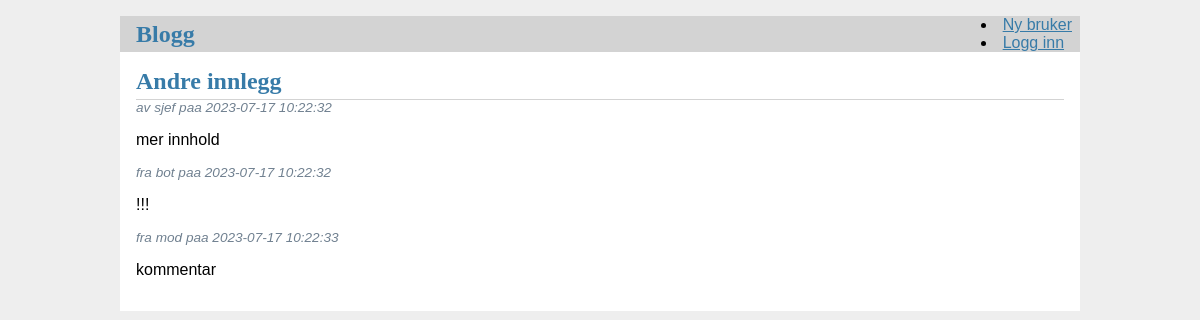
/2, run on the app's committed database.
### tables this page shows
CREATE TABLE innlegg (
	id INTEGER PRIMARY KEY AUTOINCREMENT,
	tittel VARCHAR(20) NOT NULL,
	innhold VARCHAR(512),
	dato_postet TIMESTAMP NOT NULL DEFAULT CURRENT_TIMESTAMP,
	bruker_id INT NOT NULL,
	FOREIGN KEY (bruker_id) REFERENCES brukere(id)

);

CREATE TABLE brukere (
	id INTEGER PRIMARY KEY AUTOINCREMENT,
	brukernavn VARCHAR(20) UNIQUE NOT NULL,
	passord VARCHAR(50) NOT NULL,
	er_admin BOOLEAN DEFAULT 0
);

CREATE TABLE kommentar (
	id INTEGER PRIMARY KEY AUTOINCREMENT,
	innhold VARCHAR(100) NOT NULL,
	dato_postet TIMESTAMP NOT NULL DEFAULT CURRENT_TIMESTAMP,
	innlegg_id INT NOT NULL,
	bruker_id INT NOT NULL,
	FOREIGN KEY (innlegg_id) REFERENCES innlegg(id),
	FOREIGN KEY (bruker_id) REFERENCES burkere(id)
);

### blogg/blog.py (the view)
@bp.route("/<int:id>",methods=("GET",))
def show_post(id):
	post = get_post(id)
	comments = get_comments_from_post(id)
	if not post:
		return abort(404,f"Post {id} does not exist")
	return render_template("blog/show_post.html",post=post,comments=comments)

### backend/blog.py (called while the page is built)
def get_post(id):
    post = get_db().execute(
        "SELECT i.id,tittel,innhold,dato_postet,brukernavn,bruker_id "
        "FROM innlegg i JOIN brukere b ON bruker_id = b.id WHERE i.id = ?",
        (id,)).fetchone()
    return post

def get_comments_from_post(id):
    comments = get_db().execute(
        "SELECT k.id, innhold, dato_postet, innlegg_id,bruker_id, brukernavn "
        "FROM kommentar k JOIN brukere b on bruker_id = b.id WHERE innlegg_id = ?",
        (id,)).fetchall()
    return comments

### backend/db.py (called while the page is built)
def get_db():
	database = sqlite3.connect(path+"\\instance\\database.sqlite")
	database.row_factory = sqlite3.Row
	return database

### blogg/auth.py (called while the page is built)
@bp.before_app_request
def load_logged_in_user():
	user_id = session.get("user_id")
	if user_id is None:
		g.user = None
	else:
		g.user = get_user(user_id)
		if g.user == None:
			return abort(403)

### blogg/templates/blog/show_post.html (shortened to what this page needs)
{% extends "base.html" %}
{% block header %}
	<h1>{% block title %}{{post["tittel"]}}{% endblock %}</h1>
{% endblock %}
{% block content %}
	<article class="post">
		<header>
			<div>
				<div class="about">av {{post["brukernavn"]}} paa {{post["dato_postet"]}}</div>
			</div>
		</header>
		<p class="body">{{post["innhold"]}}</p>
	</article>
	{% for comment in comments %}
		<article class="post">
			<header>
				<div class="about">fra {{comment["brukernavn"]}} paa {{comment["dato_postet"]}}</div>
			</header>
			<p class="body">{{comment["innhold"]}}</p>
		</article>
	{% endfor %}
{% endblock %}

### blogg/static/style.css (style rules this page uses)
h1 { font-family: serif; color: #377ba8; margin: 1rem 0; }
.content > header h1 { flex: auto; margin: 1rem 0 0.25rem 0; }
.post > header { display: flex; align-items: flex-end; font-size: 0.85em; }
.post > header > div:first-of-type { flex: auto; }
.post .about { color: slategray; font-style: italic; }
.post .body { white-space: pre-line; }

### data on the page
innlegg: tittel "Andre innlegg", dato_postet "2023-07-17 10:22:32", innhold "mer innhold"
brukere: brukernavn "sjef"
kommentar: brukernavn "bot", dato_postet "2023-07-17 10:22:32", innhold "!!!"
kommentar: brukernavn "mod", dato_postet "2023-07-17 10:22:33", innhold "kommentar"
